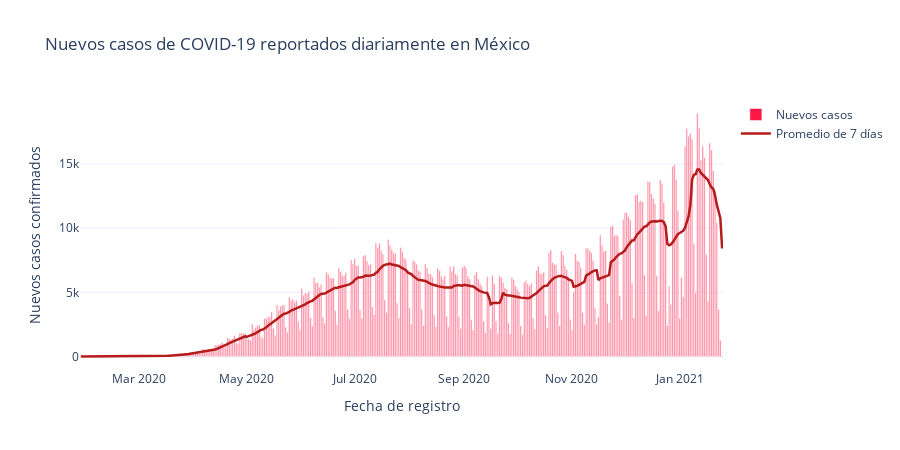
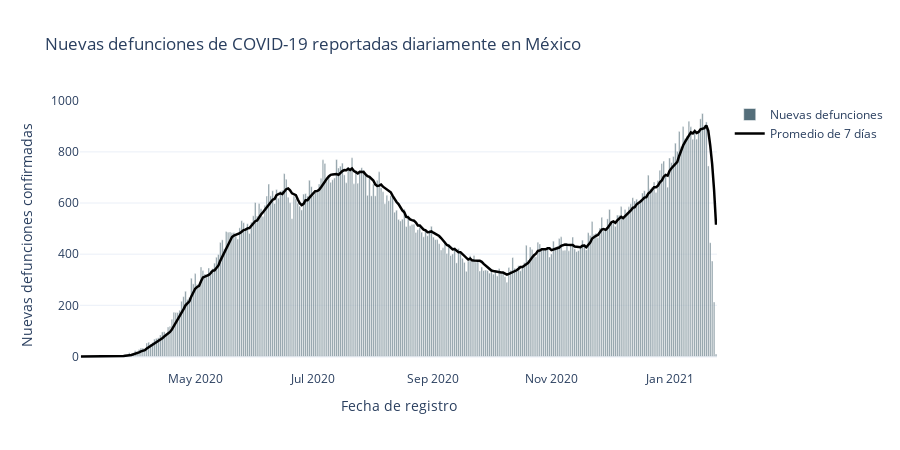

The notebook cell saved with these charts, in order:
### Code cell
# fig_bar1_conf = px.bar(x =confirmados_por_fecha["fecha_ingreso"], y = confirmados_por_fecha["confirmados"], 
    
#                     labels= dict(x = "Fecha de registro", y = "Nuevos casos confirmados"), title="Nuevos casos de COVID-19 reportados diariamente", width = 900)
#fig_bar1_conf.update_traces( marker = dict(color = "#ff1744", opacity = 0.6))
# fig_bar2_def = px.bar(x = defunciones_por_fecha["fecha_defuncion"], y = defunciones_por_fecha["defunciones"],
#                         labels = dict(x = "Fecha de defunción", y = "Defunciones"), title = "Nuevas defunciones por COVID-19 reportadas diariamente", width = 900)

# fig_bar2_def.update_traces(marker = dict(color = "black"))

# Bar plots for confirmed and death cases ...
def show_confirmed_cases(x_vect,y_vect, region, anomalia):

    if anomalia == True:
        h = 600
        w = 1000
    else:
        h = 450
        w = 900

    fig_bar1 = go.Figure()
    fig_bar1.add_trace(go.Bar(x = x_vect, y = y_vect, 
                                marker = dict(color = "#ff1744", opacity = 0.6 ), name = "Nuevos casos"))
    #Average of seven days curve ...                             
    fig_bar1.add_trace(go.Scatter(x = x_vect, y =  average_of_seven_days(y_vect),
                                        mode = "lines", line = dict(color = "#b71c1c", width = 2.5), name = "Promedio de 7 días"))
    #custom layout
    fig_bar1.update_xaxes(title = "Fecha de registro",spikethickness= .4)
    fig_bar1.update_yaxes(title = "Nuevos casos confirmados")
    fig_bar1.update_layout(width = w, height = h, hovermode = "x unified", title = "Nuevos casos de COVID-19 reportados diariamente en " + region)
    #Showing figure ... 
    fig_bar1.show()

def show_deaths(x_vect,y_vect,region, anomalia):
    
    if anomalia == True:
        h = 600
        w = 1000
    else:
        h = 450
        w = 900
    # Death cases ...
    fig_bar2 = go.Figure()
    fig_bar2.add_trace(go.Bar(x = x_vect, y = y_vect,
                                marker = dict(color = "#546e7a", opacity = 0.75), name = "Nuevas defunciones"))
    #Average of seven days curve ...                         
    fig_bar2.add_trace(go.Scatter(x = x_vect, y =average_of_seven_days(y_vect, threshold = 2500),
                                        mode = "lines", line = dict(color = "black", width = 2.5), name = "Promedio de 7 días"))
    #custom layout
    fig_bar2.update_xaxes(title = "Fecha de registro",spikethickness= .4)
    fig_bar2.update_yaxes(title = "Nuevas defunciones confirmadas")
    fig_bar2.update_layout(width = w, height = h, hovermode = "x unified", title = "Nuevas defunciones de COVID-19 reportadas diariamente en " + region)
    #Showing figure ...
    fig_bar2.show()

show_confirmed_cases(confirmados_por_fecha["fecha_ingreso"],confirmados_por_fecha["confirmados"], "México", False)
show_deaths(defunciones_por_fecha["fecha_defuncion"],defunciones_por_fecha["defunciones"],"México", False)

### Figure 1 — Plotly figure (JSON) as saved in the notebook; plotly's stock layout.template omitted (floating-point values rounded to 4 significant figures; data arrays with more than 128 entries replaced by an {"elided": "..."} marker saying what was removed)
{"data": [{"marker": {"color": "#ff1744", "opacity": 0.6}, "name": "Nuevos casos", "type": "bar", "x": {"elided": "338 str values"}, "y": {"elided": "338 int values"}}, {"line": {"color": "#b71c1c", "width": 2.5}, "mode": "lines", "name": "Promedio de 7 días", "type": "scatter", "x": {"elided": "338 str values"}, "y": {"elided": "338 int values"}}], "layout": {"height": 450, "hovermode": "x unified", "title": {"text": "Nuevos casos de COVID-19 reportados diariamente en México"}, "width": 900, "xaxis": {"spikethickness": 0.4, "title": {"text": "Fecha de registro"}}, "yaxis": {"title": {"text": "Nuevos casos confirmados"}}}}

### Figure 2 — Plotly figure (JSON) as saved in the notebook; plotly's stock layout.template omitted (floating-point values rounded to 4 significant figures; data arrays with more than 128 entries replaced by an {"elided": "..."} marker saying what was removed)
{"data": [{"marker": {"color": "#546e7a", "opacity": 0.75}, "name": "Nuevas defunciones", "type": "bar", "x": {"elided": "315 str values"}, "y": {"elided": "315 int values"}}, {"line": {"color": "black", "width": 2.5}, "mode": "lines", "name": "Promedio de 7 días", "type": "scatter", "x": {"elided": "315 str values"}, "y": {"elided": "315 int values"}}], "layout": {"height": 450, "hovermode": "x unified", "title": {"text": "Nuevas defunciones de COVID-19 reportadas diariamente en México"}, "width": 900, "xaxis": {"spikethickness": 0.4, "title": {"text": "Fecha de registro"}}, "yaxis": {"title": {"text": "Nuevas defunciones confirmadas"}}}}
